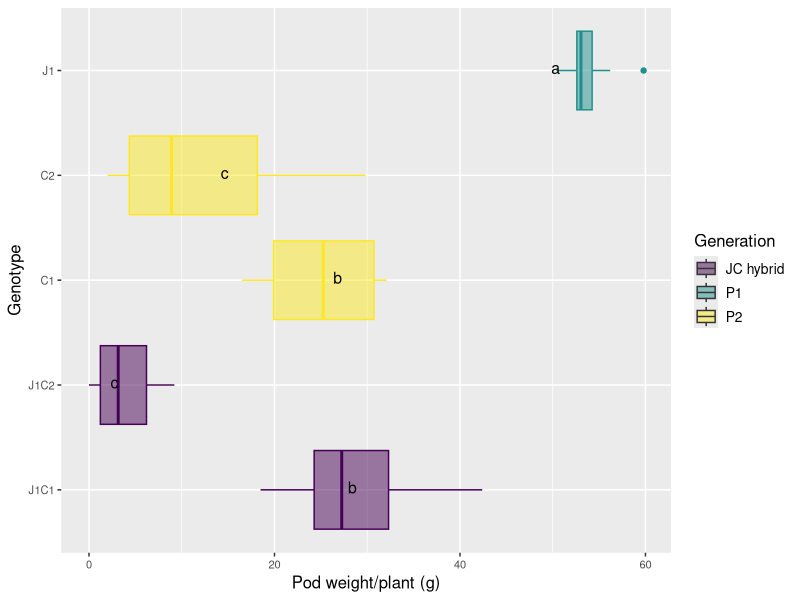

Recreate this plot in R.
# Comparison 3X: pod_weight_plant in JC hybrids
#load packages 
install.packages("multcompView")
install.packages("viridis")

library(viridis)
library(tidyverse)
library(dplyr)
library(ggplot2)
library(ggplot2)
library(ggpubr)
library(datasets)
library(multcompView)


# vollständige Rohdatentabelle laden ######
setwd("C:/Users/Helen Behn/Documents/R/EPPN Data Analysis/Final raw data table")
DATA <- read_csv("EPPN raw data complete 220419.csv")

#drop first column
DATA = DATA[,2:37]
View(DATA)

# subsetting
comp_3X <- DATA[DATA$Genotype %in% c("C1", "C2", "J1", "J1C1", "J1C2"), ]
head(comp_3X)
View(comp_3X)

#create column giving generation###############################################
comp_3X <- comp_3X %>%
  mutate(Generation = case_when(
    Genotype == "J1" ~ "P1",
    Genotype == "C1" ~ "P2",
    Genotype == "C2" ~ "P2",
    Genotype == "J1C1" ~ "JC hybrid",
    Genotype == "J1C2" ~ "JC hybrid"))
view(comp_3X)


# Boxplot with CLD nach Rosane Rech##########################################################
# loading the appropriate libraries
library(datasets)
library(ggplot2)
library(multcompView)
library(dplyr)

# analysis of variance
anova <- aov(pod_weight_plant ~ Genotype, data = comp_3X)
summary(anova)

# Tukey's test
tukey <- TukeyHSD(anova)
print(tukey)

# compact letter display
cld <- multcompLetters4(anova, tukey)
print(cld)

# table with factors and 3rd quantile
Tk <- group_by(comp_3X, Genotype) %>%
  summarise(mean = round(mean(pod_weight_plant, na.rm = TRUE), digits = 1), quant = round(quantile(pod_weight_plant, probs = 0.75, na.rm = TRUE), digits = 1)) %>%
  arrange(desc(mean)) #WICHTIG: arrange(desc(mean)) muss hier rein!!!

# extracting the compact letter display and adding to the Tk table
cld <- as.data.frame.list(cld$Genotype)
Tk$cld <- cld$Letters

#create column giving generation###############################################
ANOVA_Tukey_3X <- Tk %>%
  mutate(Generation = case_when(
    Genotype == "J1" ~ "P1",
    Genotype == "C1" ~ "P2",
    Genotype == "C2" ~ "P2",
    Genotype == "J1C1" ~ "JC hybrid",
    Genotype == "J1C2" ~ "JC hybrid"))
view(ANOVA_Tukey_3X)

# Reorder factor levels in comp_3 and ANOVA_Tukey_3
comp_3Xord <- comp_3X                             
comp_3Xord$Genotype <- factor(comp_3Xord$Genotype,     
                             levels = c("J1C1", "J1C2", "C1", "C2", "J1"))

ANOVA_Tukey_3Xord <- ANOVA_Tukey_3X                             
ANOVA_Tukey_3Xord$Genotype <- factor(ANOVA_Tukey_3Xord$Genotype,     
                                    levels = c("J1C1", "J1C2", "C1", "C2", "J1"))

# boxplot pod_weight_plant##############################################################
#ohne facet_wrap ###############
#boxplot ## pod_weight_plant ###
ggplot(comp_3Xord, aes(Genotype, pod_weight_plant, fill = Generation, color = Generation)) + 
  geom_boxplot() +
  labs(x="Genotype", y="Pod weight/plant (g)") +
  geom_text(data = ANOVA_Tukey_3Xord, aes(x = Genotype, y = quant, label = cld), color = "black", size = 4, vjust = 0.3, hjust = 4.5) +
  coord_flip() +
  theme(axis.title = element_text(size = 16),
        legend.text = element_text(size = 10),
        legend.title = element_text(size = 12),
        axis.title.x = element_text(size = 12),
        axis.title.y = element_text(size = 12),
        axis.text.x = element_text(size = 8),
        axis.text.y = element_text(size = 8)) +
  scale_color_viridis(discrete = TRUE, option = "D", direction = 1, guide = "none", alpha = 1) +  #legend removed by guide = "none" 
  scale_fill_viridis(discrete = TRUE, option = "D", direction = 1, alpha = 0.5)
